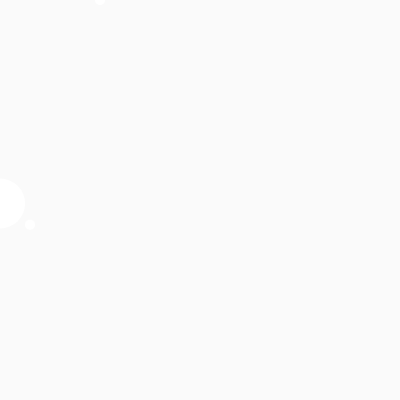
Frame 1 (no input)
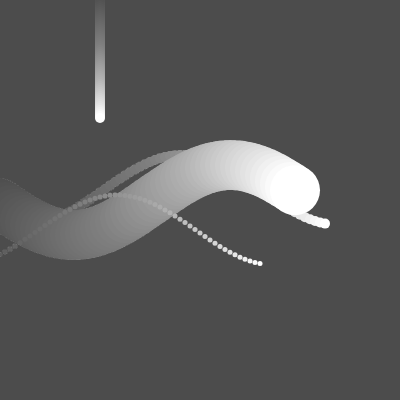
Frame 60 (no input)
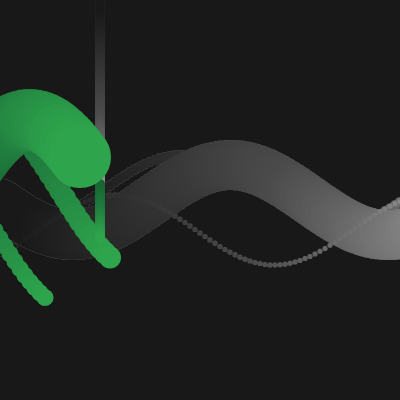
Frame 120 (the mouse pressed at the canvas centre since frame 60)

The p5.js sketch that drew these frames (run headless with seeded random() and noise() and a simulated clock; from frame 60 on, the mouse is pressed at the canvas centre):

// p5.js sketch
// ── sketch.js
let x,y;
let y1, y2;
let orgy = 0;
let mx = 35
let r, g, b;
let r1, g1, b1;
let R = 50;
let late_r = 100;
let pace = 10
let bgx, bgy;
let bgypc = 2;
let bgr = 10;
function setup() {
  createCanvas(400, 400);
  x = 0;
  y = height;
  bgx = width - 300
  bgy = 0
}

function draw() {
  background(0,5);
  noStroke()
  // stroke(220)
  
  fill(r1,g1,b1)
  circle(bgx, bgy, bgr)
  bgy += bgypc;
  if(bgy>height){
    bgypc = random(2, 10)
    bgr = random(10,50)
    bgx = random(100, width-100)
    bgy = 0
    r1 = random(220)
    g1 = random(220)
    b1 = random(220)

  }
  
  
  y = height / 2 + mx *sin(frameCount / 10);
  fill(r,g,b);
  circle(x, y, R);
  // fill(r - 10,g + 100,b - 10);
  y1 = height / 2 + mx *cos(frameCount / 10);
  circle(x-35, y1+30, R - 45);
  // fill(r + 10,g - 100,b + 10);
  y2 = height / 2 + mx *cos(frameCount /10);
  circle(x+30, y2-10, R - 40);
  x = x+5;
  if(x > width+50){
  
    x = -60;
    mx = random(30,100)
    r = random(220)
    g = random(220)
    b = random(220)
    R = random(50,65)
  }


}
